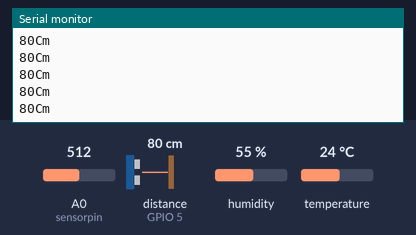
A sketch run on a simulated ESP8266 (NodeMCU). Parts: the last lines printed to the serial monitor. Wiring (inferred from the names in the program): ultrasonic range finder: trigger GPIO 16; echo GPIO 5. The test bench sets the inputs (shaded band); at power-on: distance to the obstacle (sensor on GPIO 5) 80 cm, A0 (sensorpin) = 512, humidity 55 %, temperature 24 °C. The echo pulse lasts 58.3 µs per cm; WiFi joins after 1.5 s; servers stay silent unless stated.

Above: at 3.0 s.
3.1 s: distance to the obstacle (sensor on GPIO 5) set to 2 cm
At 3.32 s:
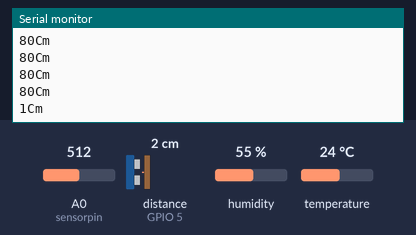
4.6 s: distance to the obstacle (sensor on GPIO 5) set to 4 cm
At 4.95 s:
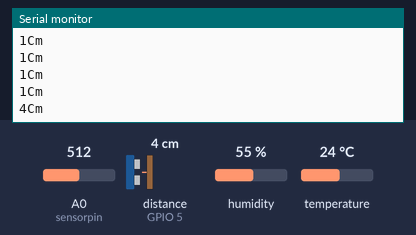
Timing chart, 0 to 7.6 s (numbered marks = the images above; inputs shaded):
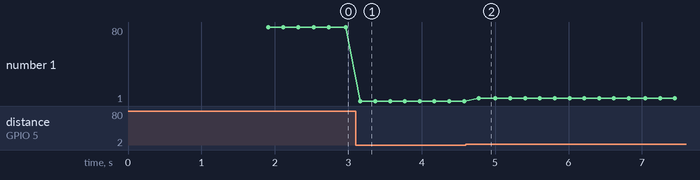

The sketch:

sensor_module.ino
```cpp
#define BLYNK_PRINT Serial
#include <ESP8266WiFi.h>
#include <BlynkSimpleEsp8266.h>
#include <DHT.h>

char auth[] = "YOUR AUTHOURIZATION TOKEN";
char ssid[] = "YOUR SSID";
char pass[] = "YOUR PASSWORD";

int sensorpin=A0;
int sensorvalue=0;
int outputvalue=0;

#define TRIGGERPIN 16
#define ECHOPIN    5
#define DHTPIN 4
#define DHTTYPE DHT11
DHT dht(DHTPIN, DHTTYPE);
BlynkTimer timer;

WidgetLCD lcd(V4);
void sendSensor()
{
  float h = dht.readHumidity();
  float t = dht.readTemperature();

  if (isnan(h) || isnan(t)) {
    Serial.println("Failed to read from DHT sensor!");
    return;
  }

  Blynk.virtualWrite(V2, h); // humidity
  Blynk.virtualWrite(V1, t); // temperature
}

void setup()
{
  Serial.begin(9600);
  Blynk.begin(auth, ssid, pass);

  pinMode(TRIGGERPIN, OUTPUT);
  pinMode(ECHOPIN, INPUT);

  dht.begin();
  timer.setInterval(1000L, sendSensor);

  lcd.clear();
}

void loop()
{
  Blynk.run();
  timer.run();
  sensorvalue=analogRead(sensorpin);
  outputvalue=map(sensorvalue,0,1023,100,0); //100,0 pottupaaru
  delay(100);
  Blynk.virtualWrite(V3,outputvalue);  // Soil moisture

  lcd.clear();
  long duration, distance;

  digitalWrite(TRIGGERPIN, LOW);
  delayMicroseconds(3);

  digitalWrite(TRIGGERPIN, HIGH);
  delayMicroseconds(12);

  digitalWrite(TRIGGERPIN, LOW);
  duration = pulseIn(ECHOPIN, HIGH);
  distance = (duration/2) / 29.1;
  Serial.print(distance);
  Serial.println("Cm");
  lcd.print(0,0, distance);
  Blynk.run();

  delay(100);
}
```

Measured:
- after the input at 3.1 s, the serial monitor: prints a new line after 0.07 s (image 1)
- after the input at 4.6 s, the serial monitor: prints a new line after 0.18 s (image 2)
- plotted number 1: 80 → 1 after the input at 3.1 s, 1 → 4 after the input at 4.6 s
